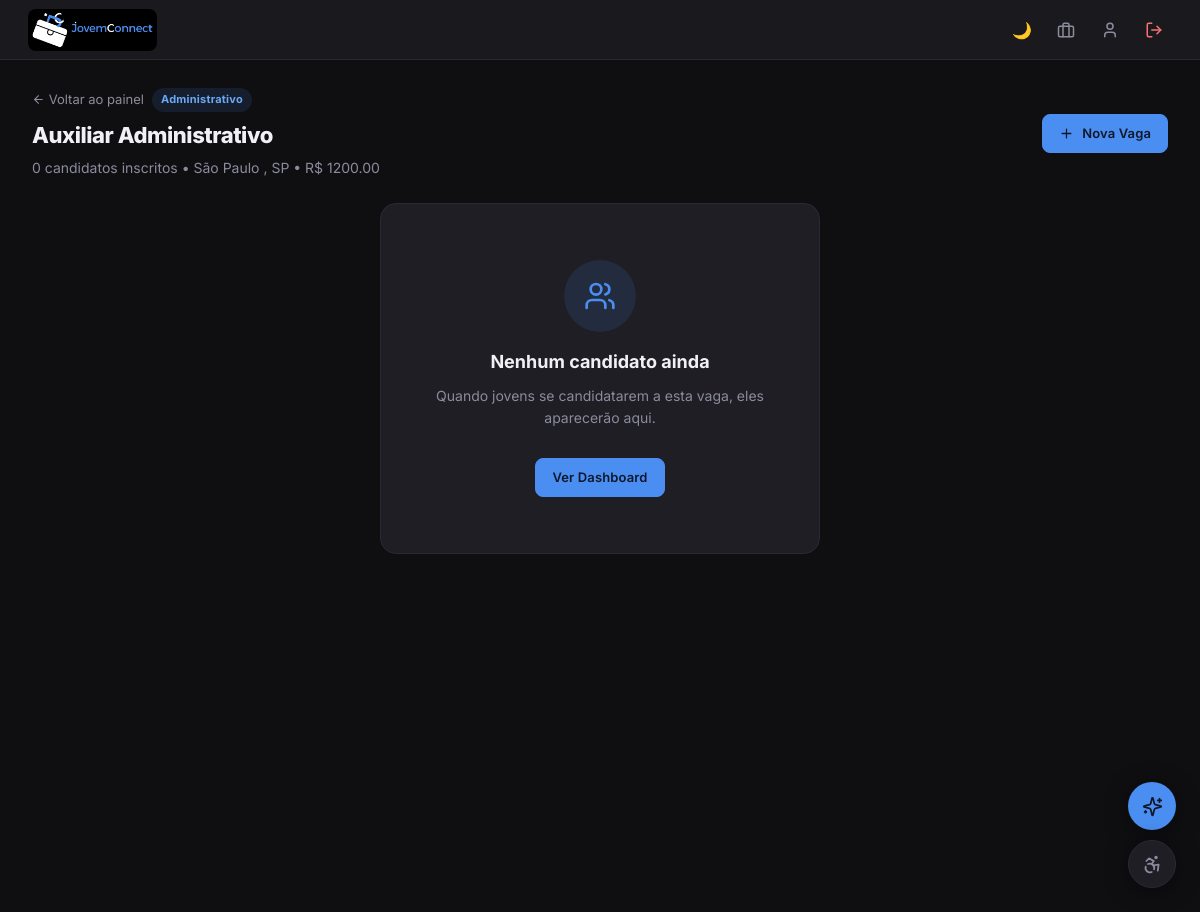
/Vagas/candidatos.php?id=1&voltar=painel (signed in), run on the app's committed database.
### tables this page shows
CREATE TABLE `vagas` (
  `id`            INT(11)      NOT NULL AUTO_INCREMENT,
  `empresa_id`    INT(11)      NOT NULL,
  `titulo`        VARCHAR(150) NOT NULL,
  `descricao`     TEXT         DEFAULT NULL,
  `cidade`        VARCHAR(100) DEFAULT NULL,
  `estado`        VARCHAR(50)  DEFAULT NULL,
  `cep`           VARCHAR(9)   DEFAULT NULL   COMMENT 'Para cálculo de distância pela IA',
  `salario`       VARCHAR(50)  DEFAULT NULL   COMMENT 'Mantido como VARCHAR (ex: 1.200,00 ou A combinar)',
  `tipo_contrato` VARCHAR(50)  DEFAULT NULL   COMMENT 'Ex: Jovem Aprendiz, Estágio',
   
  `carga_horaria` VARCHAR(20)  DEFAULT NULL   COMMENT 'Ex: 20h/semana',
  `area`          VARCHAR(100) DEFAULT NULL   COMMENT 'Ex: Administrativo, TI, Vendas',
  `criado_em`     TIMESTAMP    NOT NULL DEFAULT CURRENT_TIMESTAMP,
  `atualizado_em` TIMESTAMP    NOT NULL DEFAULT CURRENT_TIMESTAMP ON UPDATE CURRENT_TIMESTAMP,
  PRIMARY KEY (`id`),
  KEY `idx_vaga_empresa` (`empresa_id`),
  KEY `idx_vaga_area`    (`area`),
  KEY `idx_vaga_cidade`  (`cidade`),
  CONSTRAINT `fk_vaga_empresa`
    FOREIGN KEY (`empresa_id`) REFERENCES `empresas` (`id`) ON DELETE CASCADE
);

### Vagas/candidatos.php (the view, shortened to what this page needs)
<?php
require_once dirname(__DIR__) . "/includes/config.php";
$empresa_id = intval($_SESSION['empresa_id']);
$vaga_id = intval($_GET['vaga'] ?? $_GET['id'] ?? 0);
$destinos_voltar = [
    'painel' => ['../dashboard/empresa.php', 'Voltar ao painel'],
    'minhas' => ['minhas.php',               'Voltar às minhas vagas'],
    'perfil' => ['../empresa/perfil.php',    'Voltar ao perfil'],
];
$voltar_chave = is_string($_GET['voltar'] ?? null) && isset($destinos_voltar[$_GET['voltar']]) ? $_GET['voltar'] : '';
[$voltar_url, $voltar_rotulo] = $destinos_voltar[$voltar_chave] ?? ['minhas.php', 'Voltar às minhas vagas'];
$stmt_vaga = $conn->prepare(
    "SELECT id, titulo, area, cidade, estado, salario, carga_horaria
     FROM   vagas
     WHERE  id = ? AND empresa_id = ?
     LIMIT  1"
);
$stmt_vaga->bind_param("ii", $vaga_id, $empresa_id);
$stmt_vaga->execute();
$vaga = $stmt_vaga->get_result()->fetch_assoc();
$statuses_validos = ['Recebido', 'Visualizado', 'Em análise', 'Aprovado', 'Reprovado'];
$stmt_c = $conn->prepare(
    "SELECT
         j.id              AS jovem_id,
         j.nome,
         j.email,
         j.cidade,
         j.estado,
         j.area_interesse,
         j.escolaridade_tipo,
         j.escolaridade_curso,
         j.resumo_profissional,
         TIMESTAMPDIFF(YEAR, j.data_nascimento, CURDATE()) AS idade,
         c.id              AS cand_id,
         c.status,
         c.criado_em
     FROM candidaturas c
     JOIN jovens j ON c.jovem_id = j.id
     WHERE c.vaga_id = ?
     ORDER BY c.criado_em DESC"
);
$stmt_c->bind_param("i", $vaga_id);
$stmt_c->execute();
$result = $stmt_c->get_result();
$total  = $result->num_rows;
?>
<!DOCTYPE html>
<html lang="pt-br" data-theme="dark">
<head>
    <link rel="stylesheet" href="../Assets/css/style.css">
</head>
<body>
<nav class="navbar-inner">
    <a href="../dashboard/empresa.php" class="nav-logo" aria-label="JovemConnect — meu painel">
        <picture class="marca marca-nav">
            <source media="(max-width: 480px)" srcset="../assets/img/marca/jovemconnect-simbolo.png" width="192" height="192">
            <img src="../assets/img/marca/jovemconnect-horizontal.png" alt="JovemConnect" width="493" height="160">
        </picture>
    </a>
    <div class="navbar-inner-right">
        <button class="icon-btn btn-theme" id="btnTheme" title="Alternar tema" aria-label="Alternar tema">🌙</button>
        <a href="minhas.php" class="icon-btn" title="Minhas vagas" aria-label="Minhas vagas"><span class="i i-briefcase" aria-hidden="true"></span></a>
        <a href="../empresa/perfil.php" class="icon-btn" title="Meu Perfil" aria-label="Meu Perfil"><span class="i i-user" aria-hidden="true"></span></a>
        <a href="../logout.php" class="icon-btn text-danger" title="Sair" aria-label="Sair"><span class="i i-log-out" aria-hidden="true"></span></a>
    </div>
</nav>
<div class="dashboard-wrap">
<main class="dashboard-main">
    <div class="page-heading fade-up">
        <div class="d-flex align-center justify-between" style="flex-wrap:wrap;gap:12px;">
            <div>
                <div class="d-flex align-center gap-8" style="margin-bottom:6px;">
                    <a href="<?= htmlspecialchars($voltar_url) ?>" class="text-muted"
                       style="font-size:13px;text-decoration:none;"><span class="i i-arrow-left" aria-hidden="true"></span> <?= htmlspecialchars($voltar_rotulo) ?></a>
                    <?php if (!empty($vaga['area'])): ?>
                    <span class="badge badge-area"><?= htmlspecialchars($vaga['area']) ?></span>
                    <?php endif; ?>
                </div>
                <h1><?= htmlspecialchars($vaga['titulo']) ?></h1>
                <p class="text-secondary" style="margin-top:4px;font-size:14px;">
                    <?= $total ?> candidato<?= $total !== 1 ? 's' : '' ?> inscrito<?= $total !== 1 ? 's' : '' ?>
                    <?php if (!empty($vaga['cidade'])): ?>
                    • <?= htmlspecialchars($vaga['cidade']) ?>
                    <?= !empty($vaga['estado']) ? ', ' . htmlspecialchars($vaga['estado']) : '' ?>
                    <?php endif; ?>
                    <?php if (!empty($vaga['salario'])): ?>
                    • R$ <?= htmlspecialchars($vaga['salario']) ?>
                    <?php endif; ?>
                </p>
            </div>
            <a href="../Vagas/criar.php" class="btn btn-primary btn-sm"><span class="i i-plus" aria-hidden="true"></span> Nova Vaga</a>
        </div>
    </div>
    <?php if ($total > 0): ?>
    <div class="items-grid fade-up" id="gridCandidatos">
        <?php while ($row = $result->fetch_assoc()):
            $inicial     = strtoupper(mb_substr($row['nome'], 0, 1));
            $idade_label = $row['idade'] !== null ? intval($row['idade']) . ' anos' : '';
            $local_parts = array_filter([
                htmlspecialchars($row['cidade'] ?? ''),
                htmlspecialchars($row['estado'] ?? ''),
            ]);
            $localizacao = implode(', ', $local_parts);
            $resumo = $row['resumo_profissional']
                ? htmlspecialchars(mb_substr($row['resumo_profissional'], 0, 120)) . '...'
                : 'Busco oportunidade na área de '
                  . htmlspecialchars($row['area_interesse'] ?: 'aprendizado')
                  . ' para aplicar meus conhecimentos e crescer profissionalmente...';
            $cand_id = intval($row['cand_id']);
        ?>
        <div class="candidate-card" id="card-<?= $cand_id ?>">
            <div class="candidate-card-head">
                <div class="candidate-card-info">
                    <div class="avatar avatar-md"><?= $inicial ?></div>
                    <div>
                        <div class="candidate-name"><?= htmlspecialchars($row['nome']) ?></div>
                        <div class="candidate-sub">
                            <?= $idade_label ?><?= ($idade_label && $localizacao) ? ' • ' : '' ?><?= $localizacao ?>
                        </div>
                    </div>
                </div>
                <span class="badge <?= statusClass($row['status']) ?>"
                      id="badge-<?= $cand_id ?>">
                    <?= htmlspecialchars($row['status']) ?>
                </span>
            </div>
            <?php
            $area_display = '';
            if ($row['escolaridade_tipo'] === 'tecnico' && !empty($row['escolaridade_curso'])) {
                $area_display = 'Técnico em ' . htmlspecialchars($row['escolaridade_curso']);
            } elseif (!empty($row['area_interesse'])) {
                $area_display = htmlspecialchars($row['area_interesse']);
            }
            ?>
            <?php if ($area_display): ?>
            <div class="candidate-area">
                <span class="i i-graduation-cap" aria-hidden="true"></span>
                <span><?= $area_display ?></span>
            </div>
            <?php endif; ?>
            <p class="candidate-bio"><?= $resumo ?></p>
            <?php if (!empty($row['criado_em'])): ?>
            <p class="text-muted" style="font-size:11px;margin-bottom:14px;">
                Inscrito em <?= date('d/m/Y', strtotime($row['criado_em'])) ?>
            </p>
            <?php endif; ?>
            <div style="display:flex;flex-direction:column;gap:8px;">
                <div style="display:flex;gap:8px;align-items:center;">
                    <select
                        class="form-control"
                        style="flex:1;font-size:13px;padding:10px 14px;"
                        id="sel-<?= $cand_id ?>"
                        aria-label="Alterar status de <?= htmlspecialchars($row['nome']) ?>">
                        <?php foreach ($statuses_validos as $s): ?>
                        <option value="<?= htmlspecialchars($s) ?>"
                            <?= $row['status'] === $s ? 'selected' : '' ?>>
                            <?= htmlspecialchars($s) ?>
                        </option>
                        <?php endforeach; ?>
                    </select>
                    <button
                        class="btn btn-primary btn-sm"
                        style="white-space:nowrap;"
                        onclick="atualizarStatus(<?= $cand_id ?>, this)">
                        Salvar
                    </button>
                </div>
                <div style="display:flex;gap:8px;">
                    <a href="../jovem/perfil.php?id=<?= intval($row['jovem_id']) ?>&amp;voltar=candidatos&amp;vaga=<?= $vaga_id ?>"
                       class="btn btn-ghost btn-sm" style="flex:1;justify-content:center;">
                        Ver Perfil
                    </a>
                    <button
                        class="btn btn-ia"
                        style="flex:1;"
                        onclick="avaliarMatch(<?= intval($row['jovem_id']) ?>, <?= $vaga_id ?>, this)">
                        <span class="i i-sparkles" aria-hidden="true"></span> Match com IA
                    </button>
                </div>
                <noscript>
                    <form method="POST" action="candidatos.php?vaga=<?= $vaga_id ?>">
                        <input type="hidden" name="candidatura_id" value="<?= $cand_id ?>">
                        <input type="hidden" name="status" value="Em análise">
            <?= csrf_field() ?>
                        <button type="submit" class="btn btn-ghost btn-sm btn-full">
                            Salvar (sem JS)
                        </button>
                    </form>
                </noscript>
            </div>
        </div>
        <?php endwhile; ?>
    </div>
    <?php else: ?>
    <div class="card fade-up"
         style="text-align:center;padding:56px 32px;max-width:440px;margin:0 auto;">
        <div class="icone-destaque" aria-hidden="true"><span class="i i-users" aria-hidden="true"></span></div>
        <h3 style="font-size:18px;font-weight:700;margin-bottom:8px;">
            Nenhum candidato ainda
        </h3>
        <p class="text-secondary" style="font-size:14px;line-height:1.6;margin-bottom:28px;">
            Quando jovens se candidatarem a esta vaga, eles aparecerão aqui.
        </p>
        <a href="../dashboard/empresa.php" class="btn btn-primary btn-sm">
            Ver Dashboard
        </a>
    </div>
    <?php endif; ?>
</main>
</div>
<?php include dirname(__DIR__) . '/includes/assistente.php'; ?>
</body>
</html>

### data on the page
vagas: area "Administrativo", titulo "Auxiliar Administrativo", cidade "São Paulo", estado "SP", salario "1200.00"

### other printed values
$voltar_rotulo "Voltar ao painel"
$total "0"
